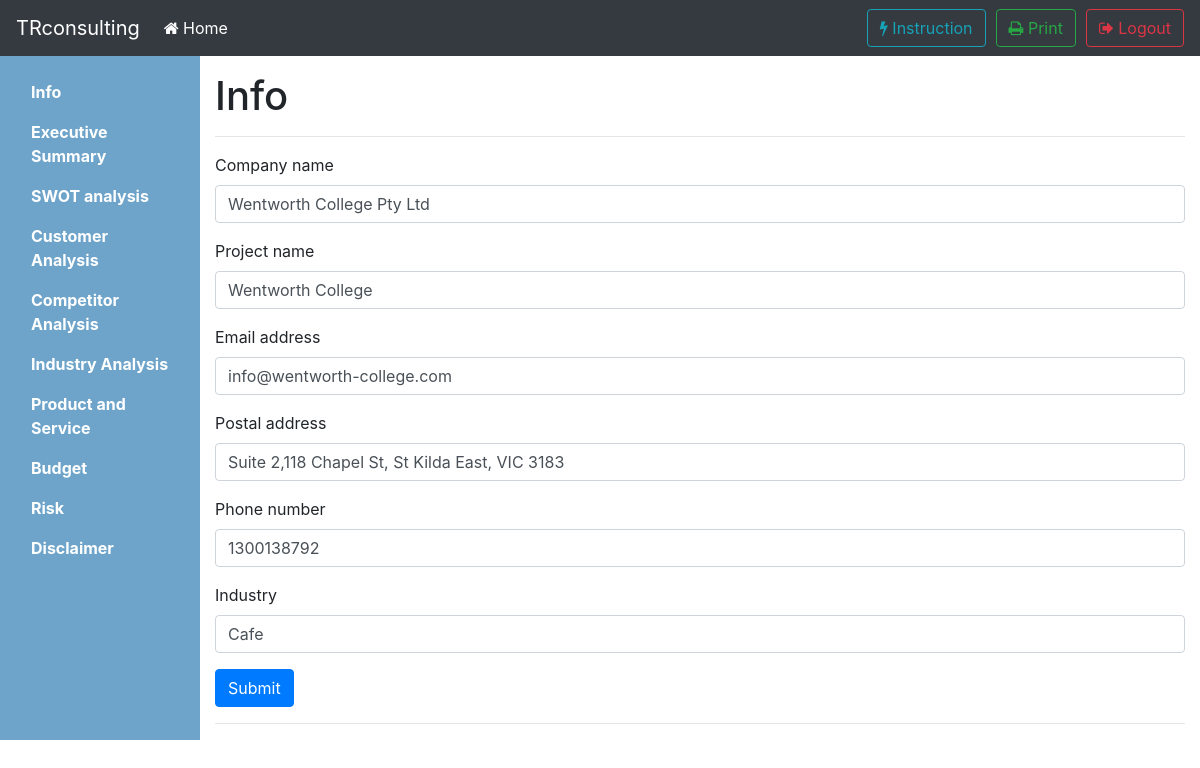
The page /1/info (signed in) on the database its author committed.
### tables this page shows
CREATE TABLE INFO(pid INTEGER PRIMARY KEY, c_name VARCHAR, p_name VARCHAR, e_addr VARCHAR, p_addr VARCHAR, num VARCHAR,industry VARCHAR);

### bpb.py (the view)
@app.route('/<int:pid>/info',methods=['GET','POST'])
def info(pid):
	if login_status(session,pid):
		if request.method == 'GET':
			data=db_func.select_record('info',pid)
			return render_template('info.html',data=data)
		elif request.method == 'POST':
			c_name = request.form['theName']
			p_name = request.form['projectName']
			e_addr = request.form['theEmail']
			p_addr = request.form['postAddr']
			num = request.form['phoneNum']
			industry = request.form['theIndustry']
			if db_func.validate_content(db_func.select_record('info',pid)):
				db_func.update_info(pid,c_name,p_name,e_addr,p_addr,num,industry)
				flash('successfully update !')
				return redirect('/%d/info' % pid)
			else:
				db_func.insert_info(pid, c_name,p_name,e_addr,p_addr,num,industry)
				flash('successfully insert !')
				return redirect('/%d/info' % pid)
		else:
			return redirect(url_for('login'))
	return redirect(url_for('login'))

### bpb.py (called while the page is built)
def login_status(session,pid):
	if 'logged_in' in session:
		if session['logged_in'] == True and session['project_number'][0] == pid:
			return True
		else:
			return False
	return False

### db_func.py (called while the page is built)
def select_record(table,pid):
	conn = sqlite3.connect('test.db')
	c = conn.cursor()
	c.execute('''SELECT * FROM '%s' WHERE pid='%d' ''' % (table,pid))
	content = c.fetchall()
	conn.commit()
	conn.close()
	return content

### templates/info.html (shortened to what this page needs)
{% extends "layout.html" %}
{% block main %}
<main class="col-sm-9 ml-sm-auto col-md-10 pt-3" role="main">
  <h1>Info</h1>
  <section class="placeholders">
    <div>
      <hr>
      {% if data[0] %}
      <form method="post">
        <div class="form-group">
          <label>Company name</label>
          <input name="theName" value="{{ data[0][1] }}" type="text" class="form-control" placeholder="Company name" required="" autofocus="">
        </div>
        <div class="form-group">
          <label>Project name</label>
          <input name="projectName" value="{{ data[0][2] }}" type="text" class="form-control" placeholder="Project name" required="" autofocus="">
        </div>
        <div class="form-group">
          <label>Email address</label>
          <input  name="theEmail" value="{{ data[0][3] }}" type="email" class="form-control" placeholder="Email" required="" autofocus="">
        </div>
        <div class="form-group">
          <label>Postal address</label>
          <input name="postAddr" value="{{ data[0][4] }}" type="address" class="form-control" placeholder="Postal Address" required="" autofocus"">
        </div>
        <div class="form-group">
          <label>Phone number</label>
          <input name="phoneNum" value="{{ data[0][5] }}" type="number" class="form-control" placeholder="Phone number" required="" autofocus"">
        </div>
        <div class="form-group">
          <label>Industry</label>
          <input name="theIndustry" value="{{ data[0][6] }}" class="form-control" placeholder="Industry" required="" autofocus="">
        </div>
        <input class="btn btn-primary" method = "post" type="submit" value="Submit"></input>
        <hr>
      </form>
        {% endif %}
    </div>
  </section>
</main>
{% endblock %}

### rows shown on the page
INFO: theName "Wentworth College Pty Ltd", projectName "Wentworth College", theEmail "info@wentworth-college.com", postAddr "Suite 2,118 Chapel St, St Kilda East, VIC 3183", phoneNum "1300138792", theIndustry "Cafe"
